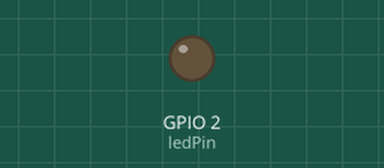
This sketch was run on a simulated ESP8266 (NodeMCU). On the bench: output pins drawn as LEDs (lit = HIGH). WiFi joins after 1.5 s; servers stay silent unless stated; what the sketch prints to the serial monitor is not drawn.

Above: at 0.1 s.
At 1.6 s:
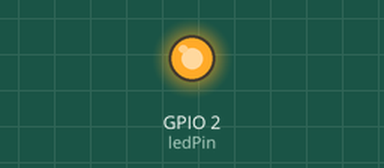
Timing chart, 0 to 7.0 s (numbered marks = the images above):
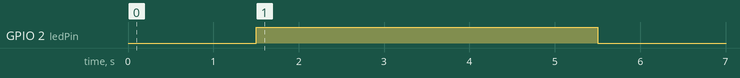

Measured:
- by itself, GPIO 2 (ledPin): LOW → HIGH at 1.5 s, → LOW 4.0 s later

The sketch:

Veilleuses_UdpPingPong.ino
```cpp
#include <Arduino.h>
#include <Wire.h>
#include <SoftwareSerial.h>

#include <ESP8266WiFi.h>
#include <WiFiUdp.h>

const char* ssid = "101WIFI";
const char* password = "101internet";

WiFiUDP Udp;
unsigned int localUdpPort = 1111;
char incomingPacket[255];
IPAddress ipBroadcast(192, 168, 0, 255);
//utils
int UDPinterval = 100;
unsigned long TlastUDP = 0;

const int ledPin = LED_BUILTIN;
unsigned long Trestart;
unsigned long T_ON = 4000;

bool readyToWork = true;

void setup() {

  pinMode(ledPin, OUTPUT);

  Serial.begin(115200);
  Serial.println();

  Serial.printf("Connecting to %s ", ssid);
  WiFi.begin(ssid, password);
  while (WiFi.status() != WL_CONNECTED){
    delay(500);
    Serial.print(".");
  }
  Serial.println(" connected");

  Udp.begin(localUdpPort);
  Serial.printf("Now listening at IP %s, UDP port %d\n", WiFi.localIP().toString().c_str(), localUdpPort);

  Trestart = millis();

}


void loop() {

  unsigned long Tnow = millis();

  String udpmsg = wifi_listen();
  // if (udpmsg != "") { Serial.println(udpmsg); }

  //LISTEN
  if (udpmsg == "your_turn" && readyToWork){
    Trestart = Tnow;
    readyToWork = false;
  }
  else if (udpmsg == "im_working") {
    readyToWork = true;
  }

  // IT'S MY TURN
  if (Tnow - Trestart < T_ON) {
    digitalWrite(ledPin, HIGH);
    wifi_send("im_working");
    // Start job here
  }

  // I'VE FINISHED
  if (Tnow - Trestart > T_ON) {
    digitalWrite(ledPin, LOW);
    wifi_send("your_turn");
  }

}


String wifi_listen(){

  int packetSize = Udp.parsePacket();
  int len = 0;
  if (packetSize){
    int len = Udp.read(incomingPacket, 255);
    if (Udp.remoteIP() == WiFi.localIP()) len = 0;
    incomingPacket[len] = 0; //
    Udp.flush();
    if (len > 0) return String(incomingPacket);
  }
  return "";

}

void wifi_send(char outputMessage[]){

  unsigned long Tnow = millis();
  if (Tnow - TlastUDP > UDPinterval) {
    Udp.beginPacket(ipBroadcast, 1111);
    Udp.write(outputMessage);
    Udp.endPacket();
    TlastUDP = Tnow;
  }

}
```
